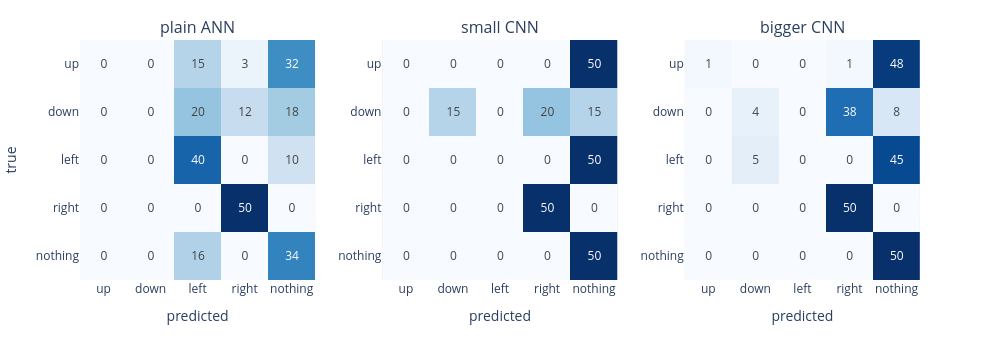

The cell this chart's notebook holds for it:
### Markdown cell above
And which mistakes each one makes:

### Code cell
fig = make_subplots(rows=1, cols=3, subplot_titles=list(runs), horizontal_spacing=0.08)
for col, (name, (model, *_)) in enumerate(runs.items(), start=1):
    fig.add_trace(heatmap(confusion(predict(model, X[va]), y[va])), row=1, col=col)
fig.update_yaxes(autorange="reversed")
fig.update_xaxes(title_text="predicted")
fig.update_yaxes(title_text="true", col=1)
fig.update_layout(height=360, width=1000, margin=dict(t=40))
fig.show()

### Figure 1 — Plotly figure (JSON) as saved in the notebook; plotly's stock layout.template omitted (floating-point values rounded to 4 significant figures)
{"data": [{"colorscale": [[0.0, "rgb(247,251,255)"], [0.125, "rgb(222,235,247)"], [0.25, "rgb(198,219,239)"], [0.375, "rgb(158,202,225)"], [0.5, "rgb(107,174,214)"], [0.625, "rgb(66,146,198)"], [0.75, "rgb(33,113,181)"], [0.875, "rgb(8,81,156)"], [1.0, "rgb(8,48,107)"]], "showscale": false, "text": [[0, 0, 15, 3, 32], [0, 0, 20, 12, 18], [0, 0, 40, 0, 10], [0, 0, 0, 50, 0], [0, 0, 16, 0, 34]], "texttemplate": "%{text}", "type": "heatmap", "x": ["up", "down", "left", "right", "nothing"], "xaxis": "x", "y": ["up", "down", "left", "right", "nothing"], "yaxis": "y", "z": [[0, 0, 15, 3, 32], [0, 0, 20, 12, 18], [0, 0, 40, 0, 10], [0, 0, 0, 50, 0], [0, 0, 16, 0, 34]]}, {"colorscale": [[0.0, "rgb(247,251,255)"], [0.125, "rgb(222,235,247)"], [0.25, "rgb(198,219,239)"], [0.375, "rgb(158,202,225)"], [0.5, "rgb(107,174,214)"], [0.625, "rgb(66,146,198)"], [0.75, "rgb(33,113,181)"], [0.875, "rgb(8,81,156)"], [1.0, "rgb(8,48,107)"]], "showscale": false, "text": [[0, 0, 0, 0, 50], [0, 15, 0, 20, 15], [0, 0, 0, 0, 50], [0, 0, 0, 50, 0], [0, 0, 0, 0, 50]], "texttemplate": "%{text}", "type": "heatmap", "x": ["up", "down", "left", "right", "nothing"], "xaxis": "x2", "y": ["up", "down", "left", "right", "nothing"], "yaxis": "y2", "z": [[0, 0, 0, 0, 50], [0, 15, 0, 20, 15], [0, 0, 0, 0, 50], [0, 0, 0, 50, 0], [0, 0, 0, 0, 50]]}, {"colorscale": [[0.0, "rgb(247,251,255)"], [0.125, "rgb(222,235,247)"], [0.25, "rgb(198,219,239)"], [0.375, "rgb(158,202,225)"], [0.5, "rgb(107,174,214)"], [0.625, "rgb(66,146,198)"], [0.75, "rgb(33,113,181)"], [0.875, "rgb(8,81,156)"], [1.0, "rgb(8,48,107)"]], "showscale": false, "text": [[1, 0, 0, 1, 48], [0, 4, 0, 38, 8], [0, 5, 0, 0, 45], [0, 0, 0, 50, 0], [0, 0, 0, 0, 50]], "texttemplate": "%{text}", "type": "heatmap", "x": ["up", "down", "left", "right", "nothing"], "xaxis": "x3", "y": ["up", "down", "left", "right", "nothing"], "yaxis": "y3", "z": [[1, 0, 0, 1, 48], [0, 4, 0, 38, 8], [0, 5, 0, 0, 45], [0, 0, 0, 50, 0], [0, 0, 0, 0, 50]]}], "layout": {"annotations": [{"font": {"size": 16}, "showarrow": false, "text": "plain ANN", "x": 0.14, "xanchor": "center", "xref": "paper", "y": 1.0, "yanchor": "bottom", "yref": "paper"}, {"font": {"size": 16}, "showarrow": false, "text": "small CNN", "x": 0.5, "xanchor": "center", "xref": "paper", "y": 1.0, "yanchor": "bottom", "yref": "paper"}, {"font": {"size": 16}, "showarrow": false, "text": "bigger CNN", "x": 0.86, "xanchor": "center", "xref": "paper", "y": 1.0, "yanchor": "bottom", "yref": "paper"}], "height": 360, "margin": {"t": 40}, "width": 1000, "xaxis": {"anchor": "y", "domain": [0.0, 0.28], "title": {"text": "predicted"}}, "xaxis2": {"anchor": "y2", "domain": [0.36, 0.64], "title": {"text": "predicted"}}, "xaxis3": {"anchor": "y3", "domain": [0.72, 1.0], "title": {"text": "predicted"}}, "yaxis": {"anchor": "x", "autorange": "reversed", "domain": [0.0, 1.0], "title": {"text": "true"}}, "yaxis2": {"anchor": "x2", "autorange": "reversed", "domain": [0.0, 1.0]}, "yaxis3": {"anchor": "x3", "autorange": "reversed", "domain": [0.0, 1.0]}}}
